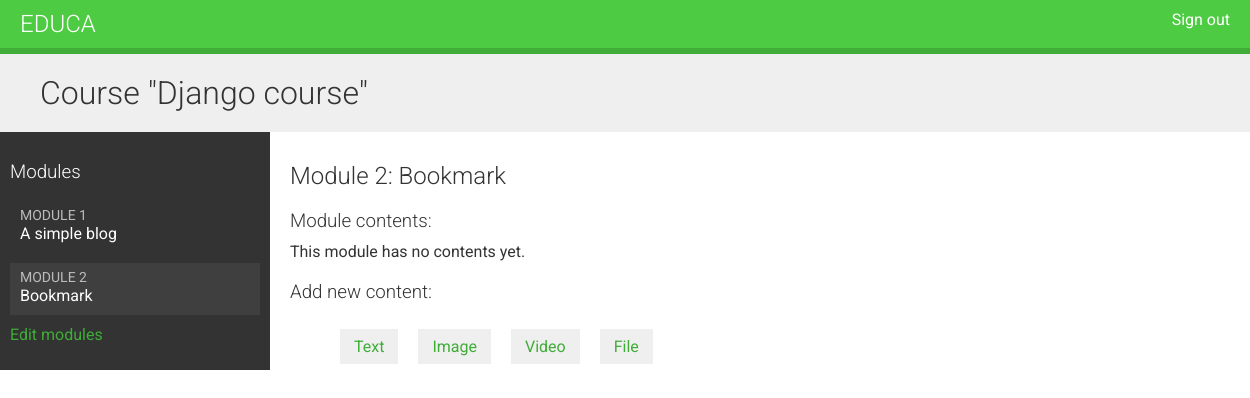
Page /course/module/7/ (signed in) on the earlier database version.
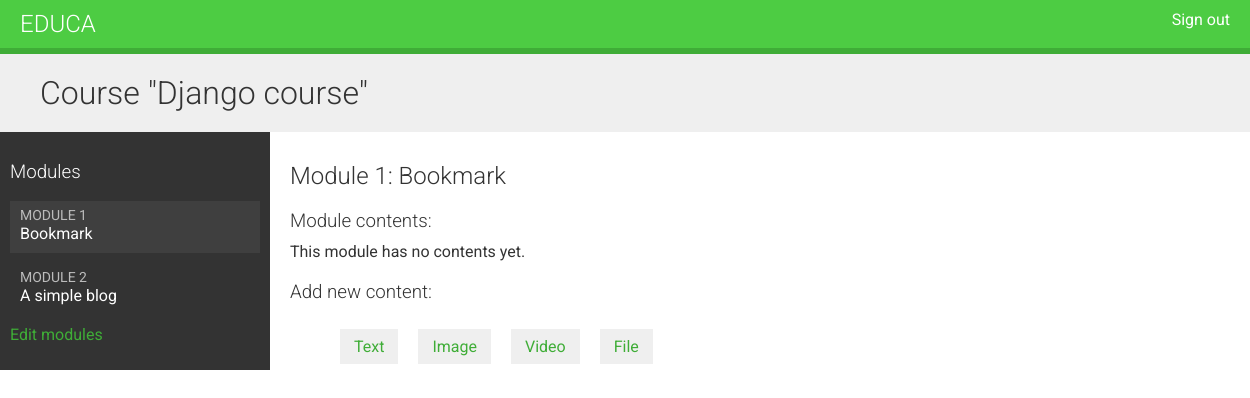
Same page on the later database version.
### courses/models.py (models this page shows, shortened)
class Course(models.Model):
    owner = models.ForeignKey(User,
                              related_name='courses_created',
                              on_delete=models.CASCADE)
    subject = models.ForeignKey(Subject,
                                related_name='courses',
                                on_delete=models.CASCADE)
    title = models.CharField(max_length=200)
    slug = models.SlugField(max_length=200,
                            unique=True)
    overview = models.TextField()
    created = models.DateTimeField(auto_now_add=True)
    class Meta:
        ordering = ['-created']

class Module(models.Model):
    course = models.ForeignKey(Course,
                               related_name='modules',
                               on_delete=models.CASCADE)
    title = models.CharField(max_length=200)
    description = models.TextField(blank=True)
    order = OrderField(blank=True,for_fields=['course'])
    class Meta:
        ordering = ['order']

### courses/views.py (the view)
class ModuleContentListView(TemplateResponseMixin, View):
    template_name = 'courses/manage/module/content_list.html'
    def get(self,request,module_id):
        module = get_object_or_404(Module,
                                   id=module_id,
                                   course__owner=request.user)
        return self.render_to_response({'module':module})

### courses/templates/courses/manage/module/content_list.html (shortened to what this page needs)
{% extends 'base.html'%}
{% load course%}
{% block content%}
{% with course=module.course%}
<h1>Course "{{course.title}}"</h1>
<div class='contents'>
    <h3>Modules</h3>
    <ul id='modules'>
        {%for m in course.modules.all%}
            <li data-id="{{m.id}}" {%if m == module %}class='selected'{%endif%}>
                <a href="{% url 'module_content_list' m.id%}">
                    <span>
                        Module <span class='order'>{{m.order|add:1}}</span>
                    </span>
                    <br>
                    {{m.title}}
                </a>
            </li>
        {% empty %}
            <li>No modules yet.</li>
        {% endfor %}
    </ul>
    <p><a href="{% url 'course_module_update' course.id%}">Edit modules</a></p>
</div>
<div class='module'>
    <h2>Module {{module.order|add:1}}: {{module.title}}</h2>
    <h3>Module contents:</h3>
    <div id='module-contents'>
        {% for content in module.contents.all%}
            <div data-id='{{content.id}}'>
                {%with item=content.item%}
                <p>{{item}}({{item|model_name}})</p>
                <a href="{%url 'module_content_update' module.id item|model_name item.id%}">Edit</a>
                <form action="{%url 'module_content_delete' content.id%}" method="POST">
                    <input type="submit" value='Delete'>
                    {%csrf_token%}
                </form>
                {%endwith%}
            </div>
        {% empty %}
        <p>This module has no contents yet.</p>
        {% endfor %}
    </div>
    <h3>Add new content:</h3>
    <ul class='content-types'>
        <li><a href="{%url 'module_content_create' module.id 'text'%}">Text</a></li>
        <li><a href="{%url 'module_content_create' module.id 'image'%}">Image</a></li>
        <li><a href="{%url 'module_content_create' module.id 'video'%}">Video</a></li>
        <li><a href="{%url 'module_content_create' module.id 'file'%}">File</a></li>
    </ul>
</div>
{% endwith %}
{%endblock%}

### courses/templates/base.html (shortened to what this page needs)
{% load static %}
<!DOCTYPE html>
<html>
<head>
  <link href="{% static "css/base.css" %}" rel="stylesheet" type='text/css'>
</head>
<body>
  <div id="header">
    <a href="/" class="logo">Educa</a>
    <ul class="menu">
      {% if request.user.is_authenticated %}
        <li><a href="{% url "logout" %}">Sign out</a></li>
      {% else %}
        <li><a href="{% url "login" %}">Sign in</a></li>
      {% endif %}
    </ul>
  </div>
  <div id="content">
    {% block content %}
    {% endblock %}
  </div>
</body>
</html>

### courses/static/css/base.css (style rules this page uses)
body { margin:0; font-family:'Roboto', sans-serif; font-weight:400; color:#333; }
a { color:#3fad37; text-decoration:none; }
ul { float:left; }
h1, h2, h3, h4, h5, h6 { font-family:'Roboto', sans-serif; font-weight:300; }
h1 { background:#efefef; width:100%; overflow:auto; padding:20px 0 20px 40px; margin:0; }
.module { padding:10px 20px; float:left; width:600px; }
.module h3 { margin:20px 0 0; padding:0; width:100%; }
.module p { margin:10px 0 20px; width:100%; float:left; }
#header { background:#4dcc43; overflow:auto; padding:10px 20px; border-bottom:6px solid #3fad37; }
#header .logo { text-decoration:none; font-family:'Roboto', sans-serif; font-weight:300; text-transform:uppercase; font-size:24px; color:#fff; float:left; }
#header a { color:#fff; }
#header .menu { list-style:none; float:right; margin:0; padding:0; }
.contents { width:20%; padding:10px; float:left; background:#333; color: #fff; font-family:'Roboto', sans-serif; }
.contents ul { list-style:none; margin:0; padding:0; width:100%; }
.contents ul li { margin:0 0 10px 0; padding:4px 10px 10px; overflow:auto; cursor:move; }
.contents ul li.selected { background:#3f3f3f; }
.contents ul span { text-transform:uppercase; color:#bbb; font-size:14px; }
.contents ul a { display:block; color:#fff; text-decoration:none; }
ul.content-types li { list-style:none; float:left; margin:10px; background:#efefef; padding:8px 14px; }

Differences in the rows shown:
changed Module "Bookmark": order|add "2" → "1"; moves up the list
changed Module "A simple blog": order|add "1" → "2"
